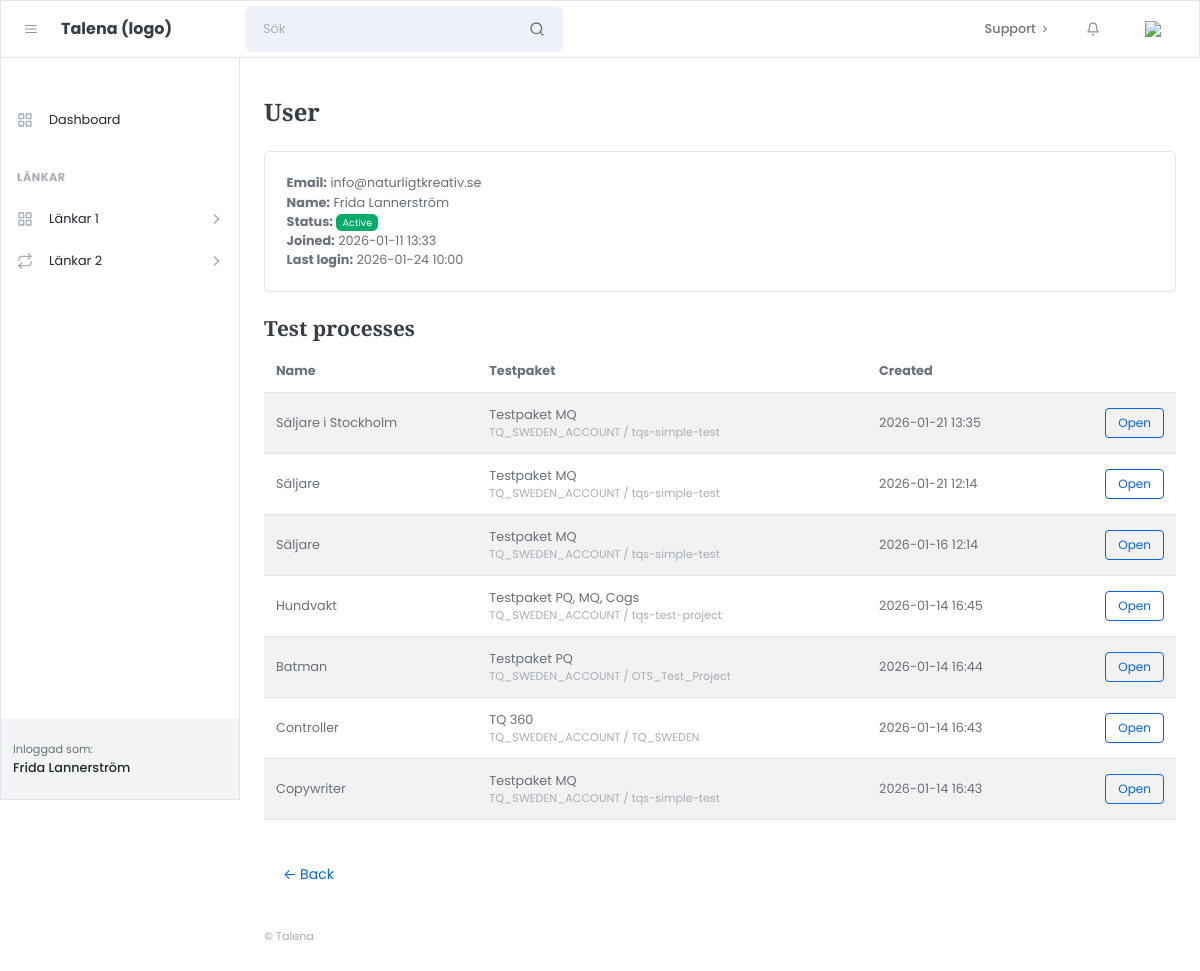
Page /accounts/users/3/ (signed in) on the committed database.
### apps/accounts/models.py (models this page shows)
class User(AbstractUser):
    class Role(models.TextChoices):
        ADMIN = "admin", "Admin"
        CUSTOMER = "customer", "Customer"
    role = models.CharField(
        max_length=20,
        choices=Role.choices,
        default=Role.CUSTOMER,
    )

### apps/processes/models.py (models this page shows, shortened)
class TestProcess(models.Model):
    name = models.CharField(max_length=255)
    provider = models.CharField(max_length=50, default="sova")
    account_code = models.CharField(max_length=255)
    project_code = models.CharField(max_length=255)
    project_name_snapshot = models.CharField(max_length=255, blank=True, default="")
    job_title = models.CharField(max_length=255, blank=True, default="")
    job_location = models.CharField(max_length=255, blank=True, default="")
    notes = models.TextField(blank=True, default="")
    self_registration_token = models.UUIDField(
        default=uuid.uuid4,
        unique=True,
        editable=False,
        db_index=True,
    )
    created_by = models.ForeignKey(
        settings.AUTH_USER_MODEL,
        on_delete=models.CASCADE,
        related_name="test_processes",
    )
    created_at = models.DateTimeField(auto_now_add=True)
    class Meta:
        ordering = ["-created_at"]

### apps/accounts/views.py (the view)
# urls.py: path("accounts/users/<int:pk>/", admin_user_detail, name="admin_user_detail"),
@login_required
def admin_user_detail(request, pk):
    if not is_admin(request.user):
        return HttpResponseForbidden("No access.")
    user_obj = get_object_or_404(User, pk=pk)
    processes = (
        TestProcess.objects
        .filter(created_by=user_obj)
        .order_by("-created_at")  # justera om du har annat fält
    )
    active_processes = processes.filter(is_completed=False) if hasattr(TestProcess, "is_completed") else processes
    pending_invite = not user_obj.is_active
    return render(request, "admin/accounts/user_detail.html", {
        "u": user_obj,
        "processes": processes,
        "active_processes": active_processes,
        "pending_invite": pending_invite,
    })

### apps/core/utils/auth.py (called while the page is built)
def is_admin(user) -> bool:
    return (
        getattr(user, "role", None) == "admin"
        or user.is_staff
        or user.is_superuser
    )

### templates/admin/accounts/user_detail.html (shortened to what this page needs)
{% extends "admin/core/layouts/admin_base.html" %}
{% block content %}
<h1 class="mb-4">User</h1>
<div class="card mb-4">
  <div class="card-body">
    <div><strong>Email:</strong> {{ u.email }}</div>
    <div><strong>Name:</strong> {{ u.get_full_name }}</div>
    <div><strong>Status:</strong>
      {% if u.is_active %}
        <span class="badge bg-success">Active</span>
      {% else %}
        <span class="badge bg-warning text-dark">Pending</span>
      {% endif %}
    </div>
    <div><strong>Joined:</strong> {{ u.date_joined|date:"Y-m-d H:i" }}</div>
    <div><strong>Last login:</strong>
      {% if u.last_login %}
        {{ u.last_login|date:"Y-m-d H:i" }}
      {% else %}
        Never
      {% endif %}
    </div>
  </div>
</div>
<h3 class="mt-4">Test processes</h3>
<div class="table-responsive">
  <table class="table table-striped align-middle">
    <thead>
      <tr>
        <th>Name</th>
        <th>Testpaket</th>
        <th>Created</th>
        <th></th>
      </tr>
    </thead>
    <tbody>
      {% for p in processes %}
        <tr>
          <td>{{ p.name|default:"(No name)" }}</td>
          <td>
                  {{ p.project_name_snapshot }}
                  <div class="small text-muted">{{ p.account_code }} / {{ p.project_code }}</div>
          </td>
          <td>
            {% if p.created_at %}
              {{ p.created_at|date:"Y-m-d H:i" }}
            {% else %}
              <span class="text-muted">n/a</span>
            {% endif %}
          </td>
          <td class="text-end">
            <a class="btn btn-sm btn-outline-primary" href="">
              Open
            </a>
          </td>
        </tr>
      {% empty %}
        <tr><td colspan="4">No processes for this user yet.</td></tr>
      {% endfor %}
    </tbody>
  </table>
</div>
<a class="btn btn-link mt-3" href="{% url 'admin_dashboard' %}">← Back</a>
{% endblock %}

### templates/admin/core/partials/admin_sidebar.html (shortened to what this page needs)
<div id="layoutSidenav_nav">
                <nav class="sidenav sidenav-light border">
                    <div class="sidenav-menu">
                        <div class="nav accordion" id="accordionSidenav">
                            <div class="sidenav-menu-heading"></div>
                            <a class="nav-link" href="{% url 'admin_dashboard' %}">
                                <div class="nav-link-icon"><i data-feather="grid"></i></div>
                                Dashboard
                            </a>
                            <div class="sidenav-menu-heading">Länkar</div>
                            <a class="nav-link collapsed" href="javascript:void(0);" data-bs-toggle="collapse" data-bs-target="#collapsePages" aria-expanded="false" aria-controls="collapsePages">
                                <div class="nav-link-icon"><i data-feather="grid"></i></div>
                                Länkar 1
                                <div class="sidenav-collapse-arrow"><i class="fas fa-angle-down"></i></div>
                            </a>
                            <a class="nav-link collapsed" href="javascript:void(0);" data-bs-toggle="collapse" data-bs-target="#collapseFlows" aria-expanded="false" aria-controls="collapseFlows">
                                <div class="nav-link-icon"><i data-feather="repeat"></i></div>
                                Länkar 2
                                <div class="sidenav-collapse-arrow"><i class="fas fa-angle-down"></i></div>
                            </a>
                    </div>
                    </div>
                    <div class="sidenav-footer">
                        <div class="sidenav-footer-content">
                            <div class="sidenav-footer-subtitle">Inloggad som:</div>
                            <div class="sidenav-footer-title">{{ request.user.get_full_name }}</div>
                        </div>
                    </div>
                </nav>
            </div>

### rows in the picture
User: user.get_full_name "Frida Lannerström"
User: email "info@naturligtkreativ.se", get_full_name "Frida Lannerström", date_joined "2026-01-11 13:33", last_login "2026-01-24 10:00"
TestProcess: name "Säljare i Stockholm", project_name_snapshot "Testpaket MQ", account_code "TQ_SWEDEN_ACCOUNT", project_code "tqs-simple-test", created_at "2026-01-21 13:35"
TestProcess: name "Säljare", project_name_snapshot "Testpaket MQ", account_code "TQ_SWEDEN_ACCOUNT", project_code "tqs-simple-test", created_at "2026-01-21 12:14"
TestProcess: name "Säljare", project_name_snapshot "Testpaket MQ", account_code "TQ_SWEDEN_ACCOUNT", project_code "tqs-simple-test", created_at "2026-01-16 12:14"
TestProcess: name "Hundvakt", project_name_snapshot "Testpaket PQ, MQ, Cogs", account_code "TQ_SWEDEN_ACCOUNT", project_code "tqs-test-project", created_at "2026-01-14 16:45"
TestProcess: name "Batman", project_name_snapshot "Testpaket PQ", account_code "TQ_SWEDEN_ACCOUNT", project_code "OTS_Test_Project", created_at "2026-01-14 16:44"
TestProcess: name "Controller", project_name_snapshot "TQ 360", account_code "TQ_SWEDEN_ACCOUNT", project_code "TQ_SWEDEN", created_at "2026-01-14 16:43"
TestProcess: name "Copywriter", project_name_snapshot "Testpaket MQ", account_code "TQ_SWEDEN_ACCOUNT", project_code "tqs-simple-test", created_at "2026-01-14 16:43"
